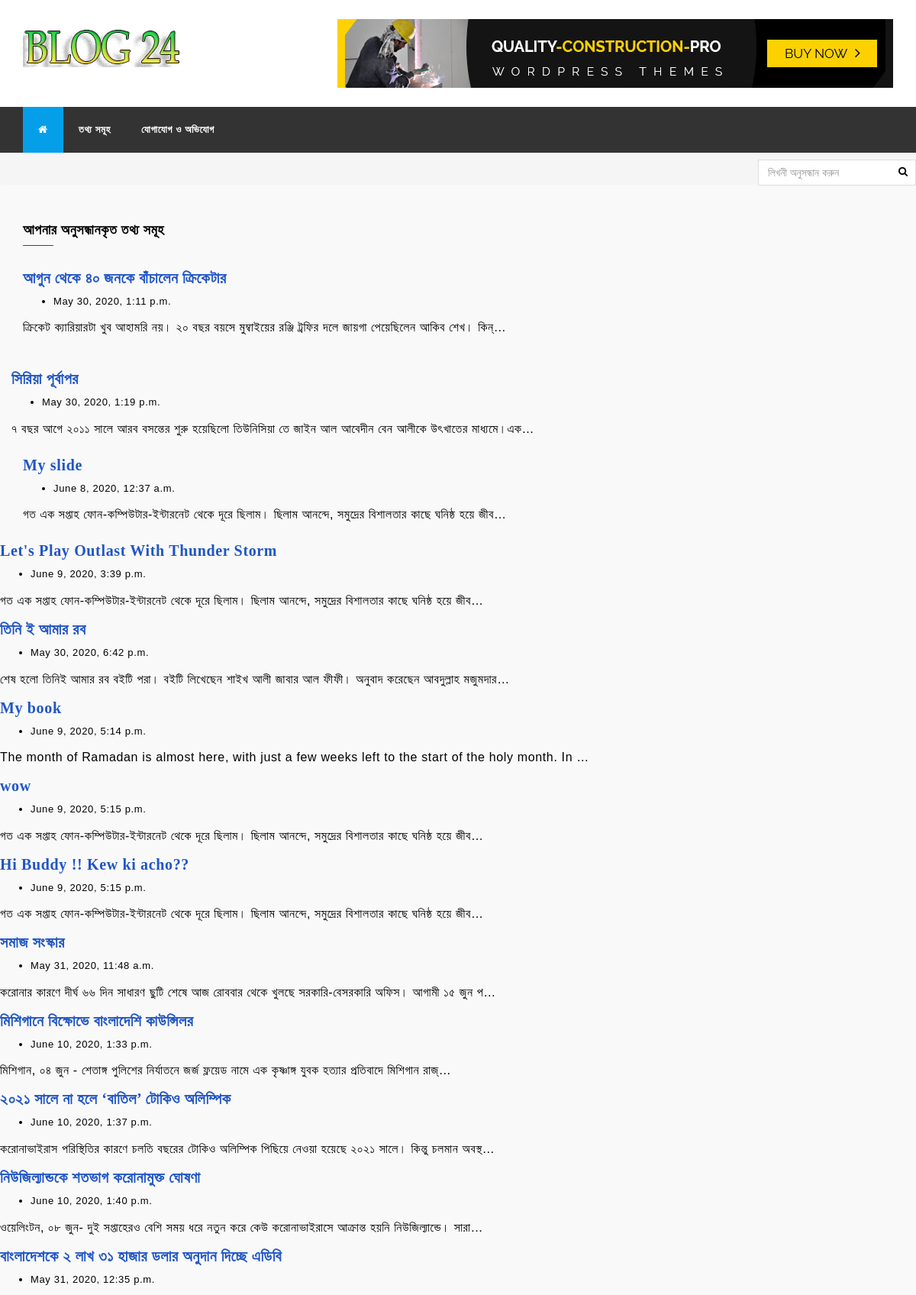
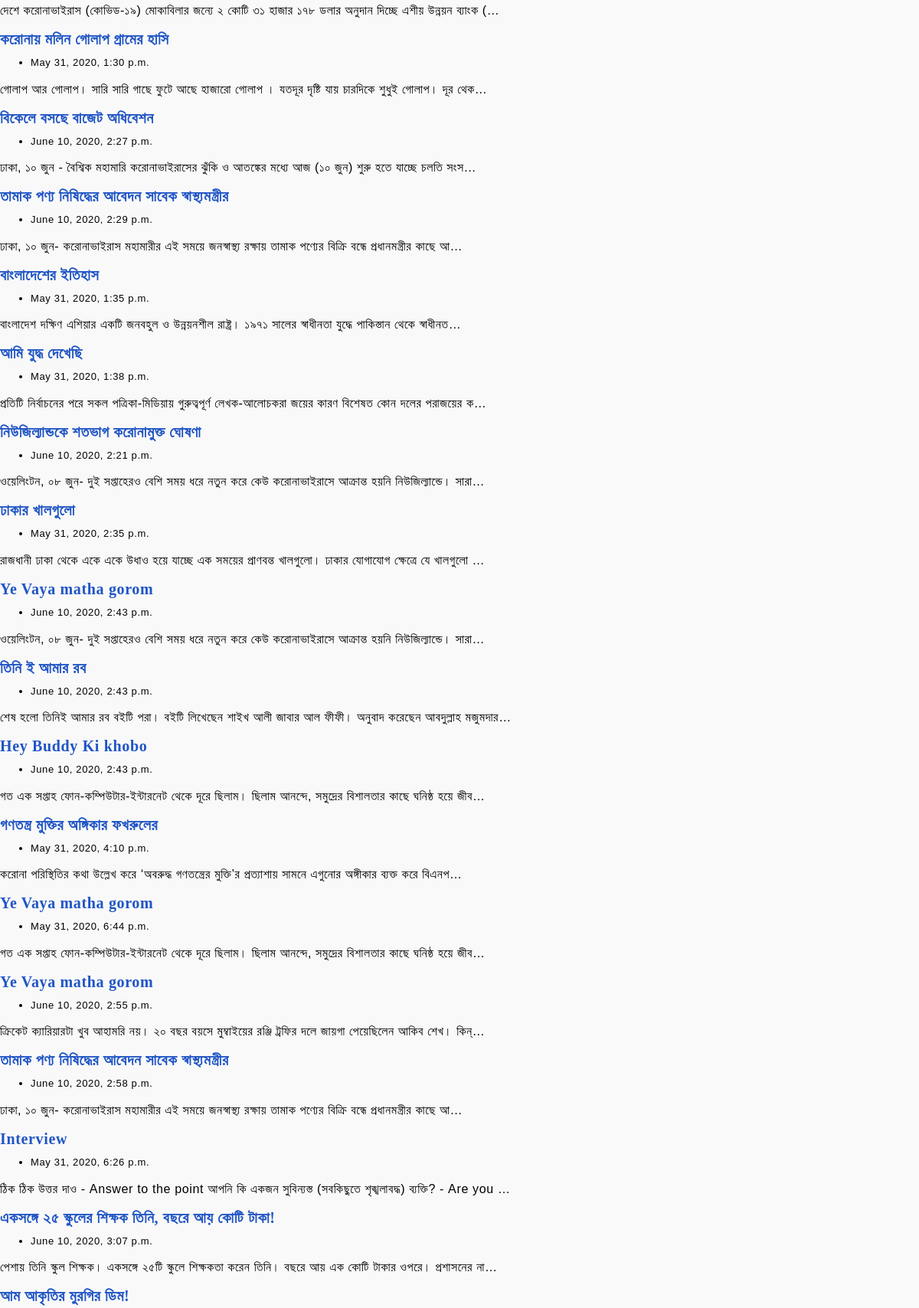
Screenshot of /search (upper part) with the database file from the repository (2 pictures, top to bottom).
### App1/models.py (models this page shows, shortened)
class artical(models.Model):
    title=models.CharField(max_length=150)
    slug=models.CharField(max_length=100,unique=True)
    body=models.CharField(max_length=20000)
    views =models.IntegerField(default=0)
    date=models.DateTimeField(auto_now=False,auto_now_add=True)
    image=models.ImageField(default='abc.png',upload_to='Artical')

class bookreview(models.Model):
    title=models.CharField(max_length=150)
    slug=models.CharField(max_length=100)
    body=models.CharField(max_length=20000)
    views = models.IntegerField(default=0)
    date=models.DateTimeField(auto_now=False,auto_now_add=True)
    image=models.ImageField(default='abc.png',upload_to='bookreview')

class somajsongsker(models.Model):
    title=models.CharField(max_length=150)
    slug=models.CharField(max_length=100)
    body=models.CharField(max_length=20000)
    views = models.IntegerField(default=0)
    date=models.DateTimeField(auto_now=False,auto_now_add=True)
    image=models.ImageField(default='abc.png',upload_to='somajsongsker')

class songbad(models.Model):
    title=models.CharField(max_length=1500)
    slug=models.CharField(max_length=1000)
    body=models.CharField(max_length=20000)
    views = models.IntegerField(default=0)
    date=models.DateTimeField(auto_now=False,auto_now_add=True)
    image=models.ImageField(default='abc.png',upload_to='songbad')

class itihash(models.Model):
    title=models.CharField(max_length=1500)
    slug=models.CharField(max_length=1000)
    body=models.CharField(max_length=20000)
    views = models.IntegerField(default=0)
    date=models.DateTimeField(auto_now=False,auto_now_add=True)
    image=models.ImageField(default='abc.png',upload_to='itihash')

class law(models.Model):
    title=models.CharField(max_length=150)
    slug=models.CharField(max_length=100)
    body=models.CharField(max_length=20000)
    views = models.IntegerField(default=0)
    date=models.DateTimeField(auto_now=False,auto_now_add=True)
    image=models.ImageField(default='abc.png',upload_to='law')

class politics(models.Model):
    title=models.CharField(max_length=150)
    slug=models.CharField(max_length=100)
    body=models.CharField(max_length=20000)
    views = models.IntegerField(default=0)
    date=models.DateTimeField(auto_now=False,auto_now_add=True)
    image=models.ImageField(default='abc.png',upload_to='politics')

class interview(models.Model):
    title=models.CharField(max_length=150)
    slug=models.CharField(max_length=100)
    body=models.CharField(max_length=20000)
    views = models.IntegerField(default=0)
    date=models.DateTimeField(auto_now=False,auto_now_add=True)
    image=models.ImageField(default='abc.png',upload_to='interview')

### App1/views.py (the view)
# urls.py: path('search',views.search,name="search"),
def search(request):
    a1=artical.objects.all()
    search = request.GET.get('q')
    if search:
        a1 = a1.filter(
            Q(title__icontains=search)
        )
    b1=bookreview.objects.all()
    search = request.GET.get('q')
    if search:
        b1 = b1.filter(
            Q(title__icontains=search)
        )
    c1=somajsongsker.objects.all()
    search = request.GET.get('q')
    if search:
        c1 = c1.filter(
            Q(title__icontains=search)
        )
    d1=songbad.objects.all()
    search = request.GET.get('q')
    if search:
        d1 = d1.filter(
            Q(title__icontains=search)
        )
    e1=itihash.objects.all()
    search = request.GET.get('q')
    if search:
        e1 = e1.filter(
            Q(title__icontains=search)
        )
    f1=law.objects.all()
    search = request.GET.get('q')
    if search:
        f1 = f1.filter(
            Q(title__icontains=search)
        )
    g1=politics.objects.all()
    search = request.GET.get('q')
    if search:
        g1 = g1.filter(
            Q(title__icontains=search)
        )
    h1=interview.objects.all()
    search = request.GET.get('q')
    if search:
        h1 = h1.filter(
            Q(title__icontains=search)
        )
    i1=Personality.objects.all()
    search = request.GET.get('q')
    if search:
        i1 = i1.filter(
            Q(title__icontains=search)
        )
    j1=Islamic.objects.all()
    search = request.GET.get('q')
    if search:
        j1 = j1.filter(
            Q(title__icontains=search)
        )
    k1=Bibidh.objects.all()
    search = request.GET.get('q')
    if search:
        k1 = k1.filter(
            Q(title__icontains=search)
        )
    l1=blog.objects.all()
    search = request.GET.get('q')
    if search:
        l1 = l1.filter(
            Q(title__icontains=search)
        )
    m1=Recentworld.objects.all()
    search = request.GET.get('q')
    if search:
        m1 = m1.filter(
            Q(title__icontains=search)
        )
    return render(request,"search.html",{'a1':a1,'b1':b1,'c1':c1,'d1':d1,'e1':e1,'f1':f1,'g1':g1,'h1':h1,'i1':i1,'j1':j1,'k1':k1,'l1':l1,'m1':m1})

### TEMPLATES/search.html (shortened to what this page needs)
{% load static %}
<!DOCTYPE html>
<html lang="en">
<head>
    <link href={%static "css/bootstrap.min.css"%} rel="stylesheet">
    <link href={%static "css/style.css"%} rel="stylesheet">
    <link href={%static "css/flexslider.css"%} rel="stylesheet">
    <link href={%static "css/owl.carousel.css"%} rel="stylesheet">
    <link href={%static "css/animate.css"%} rel="stylesheet">
    <link href={%static "css/owl.theme.css"%} rel="stylesheet">
    <link href={%static "css/font-awesome.min.css"%} rel="stylesheet">
</head>
<body>
    <section class="header">
        <div class="container">
            <div class="row">
                <div class="col-sm-3 col-md-3">
                    <a href="{%url 'home'%}" class="logo"><img src={%static "img/logo.png" %} alt="logo"></a>
                </div>
                <div class="col-sm-9 col-md-9 text-right">
                    <a href="https://www.templatesell.com/item/quality-construction-pro-wordpress-themes/" target="blank">
                        <img src="img/ad/add-1.jpg" class="img-responsive pull-right" alt="ad">
                    </a>
                </div>
            </div>
        </div>
    </section>
    <section class="navigation">
        <div class="container">
            <nav class="navbar navbar-default yamm">
                <div id="navbar" class="navbar-collapse collapse">
                    <ul class="nav navbar-nav">
                        <li class="active"><a href="{%url 'home'%}"><i class="fa fa-home"></i></a></li>
                        <li><a>তথ্য সমূহ  </a></li>
                        <li><a href="{%url 'contact'%}">যোগাযোগ ও অভিযোগ</a></li>
                                                        </ul>
                                                    </div>
                                                </div>
                    <ul class="nav navbar-nav navbar-right">
                        <li>
                            <form class="nav-search" method="GET" action="" >
                                <input type="text" name="q" class="form-control" placeholder="লিখনী অনুসন্ধান করুন">
                                <button type="submit" class="btn-submit"><i class="fa fa-search"></i></button>
                            </form>
                        </li>
                    </ul>
    </section>
    <section class="breadcrumb">
        <div class="container">
        </div>
    </section>
    <section class="content item-list">
        <div class="container">
            <div class="row">
                <div class="col-md-12 page-content-column">
                      <h4 class="page-title">আপনার অনুসন্ধানকৃত তথ্য সমূহ</h4>
                     {% for cat in a1 %}
                      <div class="topic">
                        <h4><a href="{%url 'single' slug=cat.slug %}">{{cat.title}}</a></h4>
                        <ul class="post-tools">
                          <li> {{cat.date}} </li>
                        </ul>
                        <p> {{cat.body|truncatechars:100}}</p>
                      </div>
                    </div>
                            {% endfor %}
                {% for cat1 in b1 %}
                      <div class="topic">
                        <h4><a href="{%url 'sin' slug=cat1.slug %}">{{cat1.title}}</a></h4>
                        <ul class="post-tools">
                          <li> {{cat1.date}} </li>
                        </ul>
                        <p> {{cat1.body|truncatechars:100}}</p>
                      </div>
                            {% endfor %}
            {% for cat2 in c1 %}
                      <div class="topic">
                        <h4><a href="{%url 'samaz' slug=cat2.slug %}">{{cat2.title}}</a></h4>
                        <ul class="post-tools">
                          <li> {{cat2.date}} </li>
                        </ul>
                        <p> {{cat2.body|truncatechars:100}}</p>
                      </div>
                            {% endfor %}
        {% for cat3 in d1 %}
                      <div class="topic">
                        <h4><a href="{%url 'allnews' slug=cat3.slug %}">{{cat3.title}}</a></h4>
                        <ul class="post-tools">
                          <li> {{cat3.date}} </li>
                        </ul>
                        <p> {{cat3.body|truncatechars:100}}</p>
                      </div>
                            {% endfor %}
        {% for cat4 in e1 %}
                      <div class="topic">
                        <h4><a href="{%url 'newhisto' slug=cat4.slug %}">{{cat4.title}}</a></h4>
                        <ul class="post-tools">
                          <li> {{cat4.date}} </li>
                        </ul>
                        <p> {{cat4.body|truncatechars:100}}</p>
                    </div>
                            {% endfor %}
        {% for cat5 in f1 %}
                      <div class="topic">
                        <h4><a href="{%url 'newlaws' slug=cat5.slug %}">{{cat5.title}}</a></h4>
                        <ul class="post-tools">
                          <li> {{cat5.date}} </li>
                        </ul>
                        <p> {{cat5.body|truncatechars:100}}</p>
                    </div>
                            {% endfor %}
        {% for cat6 in g1 %}
                      <div class="topic">
                        <h4><a href="{%url 'politics' slug=cat6.slug %}">{{cat6.title}}</a></h4>
                        <ul class="post-tools">
                          <li> {{cat6.date}} </li>
                        </ul>
                        <p> {{cat6.body|truncatechars:100}}</p>
                    </div>
                            {% endfor %}
        {% for cat7 in h1 %}
                      <div class="topic">
                        <h4><a href="{%url 'myinter' slug=cat7.slug %}">{{cat7.title}}</a></h4>
                        <ul class="post-tools">
                          <li> {{cat7.date}} </li>
                        </ul>
                        <p> {{cat7.body|truncatechars:100}}</p>
                    </div>
                            {% endfor %}
    </section>
    </body>
</html>

### static/css/style.css (style rules this page uses)
body { font-family: 'Kiron', sans-serif; font-size: 13px; line-height: 1.42857143; color: #000000; font-weight: 500; background-color: #f9f9f9; letter-spacing: 0.05em; }
a { color:#2055C5; text-decoration: none; transition: all 0.3s ease; -webkit-transition: all 0.3s ease; -moz-transition: all 0.3s ease; -o-transition: all 0.3s ease; -ms-transition: all 0.3s ease; }
.header { background-color: #fff; }
h1,h2,h3,h4,h5,h6 { margin-top: 0px; font-family: 'Roboto Slab', serif; font-weight: 700; color:#000; }
p { font-size: 16px; color: #000000; font-weight: 400; line-height: 30px; margin: 0 0 10px; }
.form-control { border-radius:0; }
.header { padding:25px 0; }
.header .logo { padding: 10px 0; display: inline-block; }
.navigation { background-color: #333; padding:0; }
.navbar-default { margin-bottom: 0px; border: 0px; background-color: #333; }
.navbar-default .navbar-nav > li > a { padding:20px; }
.navbar-default .navbar-nav>.active>a, .navbar-default .navbar-nav>.active>a:focus, .navbar-default .navbar-nav>.active>a:hover { color: #fff; background-color: #059FE9; }
.navbar-default .navbar-nav>li>a { color:#fff; font-weight: bold; }
@media (min-width:768px) { .navbar-collapse { padding: 0px; } }
@media (min-width:768px) { .nav-search { position: relative; right:15px; top:9px; } }
.yamm .nav, .yamm .collapse, .yamm .dropup, .yamm .yamm-fw { position: static; }
.nav-search { position: relative; }
.nav-search .btn-submit { position: absolute; top: 6px; right: 5px; border: 0px; background-color: transparent; }
.nav-search .form-control { border-radius: 0px; border: 1px solid #ddd; box-shadow: none; -webkit-box-shadow: none; }
.topic h4 { margin-top: 10px; font-size: 20px; line-height: 24px; }
.page-content-column { margin-bottom: 30px; }
.item-list .post-tools { margin: 10px 0; }
.page-title { color:#000; text-transform: uppercase; padding-top: 30px; position: relative; padding-bottom: 10px; margin-bottom: 30px; }
.page-title:after { content: ""; height: 1px; width: 40px; position: absolute; left: 0; bottom: 0; background-color: #e00000; }

### rows the page displays
artical: title "আগুন থেকে ৪০ জনকে বাঁচালেন ক্রিকেটার", date "May 30, 2020, 1:11 p.m.", body "ক্রিকেট ক্যারিয়ারটা খুব আহামরি নয়। ২০ বছর বয়সে মুম্বাইয়ের রঞ্জি ট্রফির দলে জায়গা পেয়েছিলেন আকিব শেখ। কিন্…"
artical: title "সিরিয়া পূর্বাপর", date "May 30, 2020, 1:19 p.m.", body "৭ বছর আগে ২০১১ সালে আরব বসন্তের শুরু হয়েছিলো তিউনিসিয়া তে জাইন আল আবেদীন বেন আলীকে উৎখাতের মাধ্যমে।এক…"
artical: title "My slide", date "June 8, 2020, 12:37 a.m.", body "গত এক সপ্তাহ ফোন-কম্পিউটার-ইন্টারনেট থেকে দূরে ছিলাম। ছিলাম আনন্দে, সমুদ্রের বিশালতার কাছে ঘনিষ্ঠ হয়ে জীব…"
artical: title "Let's Play Outlast With Thunder Storm", date "June 9, 2020, 3:39 p.m.", body "গত এক সপ্তাহ ফোন-কম্পিউটার-ইন্টারনেট থেকে দূরে ছিলাম। ছিলাম আনন্দে, সমুদ্রের বিশালতার কাছে ঘনিষ্ঠ হয়ে জীব…"
bookreview: title "তিনি ই আমার রব", date "May 30, 2020, 6:42 p.m.", body "শেষ হলো তিনিই আমার রব বইটি পরা। বইটি লিখেছেন শাইখ আলী জাবার আল ফীফী। অনুবাদ করেছেন আবদুল্লাহ মজুমদার…"
bookreview: title "My book", date "June 9, 2020, 5:14 p.m.", body "The month of Ramadan is almost here, with just a few weeks left to the start of the holy month. In …"
bookreview: title "wow", date "June 9, 2020, 5:15 p.m.", body "গত এক সপ্তাহ ফোন-কম্পিউটার-ইন্টারনেট থেকে দূরে ছিলাম। ছিলাম আনন্দে, সমুদ্রের বিশালতার কাছে ঘনিষ্ঠ হয়ে জীব…"
bookreview: title "Hi Buddy !! Kew ki acho??", date "June 9, 2020, 5:15 p.m.", body "গত এক সপ্তাহ ফোন-কম্পিউটার-ইন্টারনেট থেকে দূরে ছিলাম। ছিলাম আনন্দে, সমুদ্রের বিশালতার কাছে ঘনিষ্ঠ হয়ে জীব…"
somajsongsker: title "সমাজ সংস্কার", date "May 31, 2020, 11:48 a.m.", body "করোনার কারণে দীর্ঘ ৬৬ দিন সাধারণ ছুটি শেষে আজ রোববার থেকে খুলছে সরকারি-বেসরকারি অফিস। আগামী ১৫ জুন প…"
somajsongsker: title "মিশিগানে বিক্ষোভে বাংলাদেশি কাউন্সিলর", date "June 10, 2020, 1:33 p.m.", body "মিশিগান, ০৪ জুন - শেতাঙ্গ পুলিশের নির্যাতনে জর্জ ফ্লয়েড নামে এক কৃষ্ণাঙ্গ যুবক হত্যার প্রতিবাদে মিশিগান রাজ্…"
somajsongsker: title "২০২১ সালে না হলে ‘বাতিল’ টোকিও অলিম্পিক", date "June 10, 2020, 1:37 p.m.", body "করোনাভাইরাস পরিস্থিতির কারণে চলতি বছরের টোকিও অলিম্পিক পিছিয়ে নেওয়া হয়েছে ২০২১ সালে। কিন্তু চলমান অবস্থ…"
somajsongsker: title "নিউজিল্যান্ডকে শতভাগ করোনামুক্ত ঘোষণা", date "June 10, 2020, 1:40 p.m.", body "ওয়েলিংটন, ০৮ জুন- দুই সপ্তাহেরও বেশি সময় ধরে নতুন করে কেউ করোনাভাইরাসে আক্রান্ত হয়নি নিউজিল্যান্ডে। সারা…"
songbad: title "বাংলাদেশকে ২ লাখ ৩১ হাজার ডলার অনুদান দিচ্ছে এডিবি", date "May 31, 2020, 12:35 p.m.", body "দেশে করোনাভাইরাস (কোভিড-১৯) মোকাবিলার জন্যে ২ কোটি ৩১ হাজার ১৭৮ ডলার অনুদান দিচ্ছে এশীয় উন্নয়ন ব্যাংক (…"
songbad: title "করোনায় মলিন গোলাপ গ্রামের হাসি", date "May 31, 2020, 1:30 p.m.", body "গোলাপ আর গোলাপ। সারি সারি গাছে ফুটে আছে হাজারো গোলাপ । যতদূর দৃষ্টি যায় চারদিকে শুধুই গোলাপ। দূর থেক…"
songbad: title "বিকেলে বসছে বাজেট অধিবেশন", date "June 10, 2020, 2:27 p.m.", body "ঢাকা, ১০ জুন - বৈশ্বিক মহামারি করোনাভাইরাসের ঝুঁকি ও আতঙ্কের মধ্যে আজ (১০ জুন) শুরু হতে যাচ্ছে চলতি সংস…"
songbad: title "তামাক পণ্য নিষিদ্ধের আবেদন সাবেক স্বাস্থ্যমন্ত্রীর", date "June 10, 2020, 2:29 p.m.", body "ঢাকা, ১০ জুন- করোনাভাইরাস মহামারীর এই সময়ে জনস্বাস্থ্য রক্ষায় তামাক পণ্যের বিক্রি বন্ধে প্রধানমন্ত্রীর কাছে আ…"
itihash: title "বাংলাদেশের ইতিহাস", date "May 31, 2020, 1:35 p.m.", body "বাংলাদেশ দক্ষিণ এশিয়ার একটি জনবহুল ও উন্নয়নশীল রাষ্ট্র। ১৯৭১ সালের স্বাধীনতা যুদ্ধে পাকিস্তান থেকে স্বাধীনত…"
itihash: title "আমি যুদ্ধ দেখেছি", date "May 31, 2020, 1:38 p.m.", body "প্রতিটি নির্বাচনের পরে সকল পত্রিকা-মিডিয়ায় গুরুত্বপূর্ণ লেখক-আলোচকরা জয়ের কারণ বিশেষত কোন দলের পরাজয়ের ক…"
itihash: title "নিউজিল্যান্ডকে শতভাগ করোনামুক্ত ঘোষণা", date "June 10, 2020, 2:21 p.m.", body "ওয়েলিংটন, ০৮ জুন- দুই সপ্তাহেরও বেশি সময় ধরে নতুন করে কেউ করোনাভাইরাসে আক্রান্ত হয়নি নিউজিল্যান্ডে। সারা…"
law: title "ঢাকার খালগুলো", date "May 31, 2020, 2:35 p.m.", body "রাজধানী ঢাকা থেকে একে একে উধাও হয়ে যাচ্ছে এক সময়ের প্রাণবন্ত খালগুলো। ঢাকার যোগাযোগ ক্ষেত্রে যে খালগুলো …"
law: title "Ye Vaya matha gorom", date "June 10, 2020, 2:43 p.m.", body "ওয়েলিংটন, ০৮ জুন- দুই সপ্তাহেরও বেশি সময় ধরে নতুন করে কেউ করোনাভাইরাসে আক্রান্ত হয়নি নিউজিল্যান্ডে। সারা…"
law: title "তিনি ই আমার রব", date "June 10, 2020, 2:43 p.m.", body "শেষ হলো তিনিই আমার রব বইটি পরা। বইটি লিখেছেন শাইখ আলী জাবার আল ফীফী। অনুবাদ করেছেন আবদুল্লাহ মজুমদার…"
law: title "Hey Buddy Ki khobo", date "June 10, 2020, 2:43 p.m.", body "গত এক সপ্তাহ ফোন-কম্পিউটার-ইন্টারনেট থেকে দূরে ছিলাম। ছিলাম আনন্দে, সমুদ্রের বিশালতার কাছে ঘনিষ্ঠ হয়ে জীব…"
politics: title "গণতন্ত্র মুক্তির অঙ্গিকার ফখরুলের", date "May 31, 2020, 4:10 p.m.", body "করোনা পরিস্থিতির কথা উল্লেখ করে ‘অবরুদ্ধ গণতন্ত্রের মুক্তি’র প্রত্যাশায় সামনে এগুনোর অঙ্গীকার ব্যক্ত করে বিএনপ…"
politics: title "Ye Vaya matha gorom", date "May 31, 2020, 6:44 p.m.", body "গত এক সপ্তাহ ফোন-কম্পিউটার-ইন্টারনেট থেকে দূরে ছিলাম। ছিলাম আনন্দে, সমুদ্রের বিশালতার কাছে ঘনিষ্ঠ হয়ে জীব…"
politics: title "Ye Vaya matha gorom", date "June 10, 2020, 2:55 p.m.", body "ক্রিকেট ক্যারিয়ারটা খুব আহামরি নয়। ২০ বছর বয়সে মুম্বাইয়ের রঞ্জি ট্রফির দলে জায়গা পেয়েছিলেন আকিব শেখ। কিন্…"
politics: title "তামাক পণ্য নিষিদ্ধের আবেদন সাবেক স্বাস্থ্যমন্ত্রীর", date "June 10, 2020, 2:58 p.m.", body "ঢাকা, ১০ জুন- করোনাভাইরাস মহামারীর এই সময়ে জনস্বাস্থ্য রক্ষায় তামাক পণ্যের বিক্রি বন্ধে প্রধানমন্ত্রীর কাছে আ…"
interview: title "Interview", date "May 31, 2020, 6:26 p.m.", body "ঠিক ঠিক উত্তর দাও - Answer to the point আপনি কি একজন সুবিন্যস্ত (সবকিছুতে শৃঙ্খলাবদ্ধ) ব্যক্তি? - Are you …"
interview: title "একসঙ্গে ২৫ স্কুলের শিক্ষক তিনি, বছরে আয় কোটি টাকা!", date "June 10, 2020, 3:07 p.m.", body "পেশায় তিনি স্কুল শিক্ষক। একসঙ্গে ২৫টি স্কুলে শিক্ষকতা করেন তিনি। বছরে আয় এক কোটি টাকার ওপরে। প্রশাসনের না…"
interview: title "আম আকৃতির মুরগির ডিম!"
